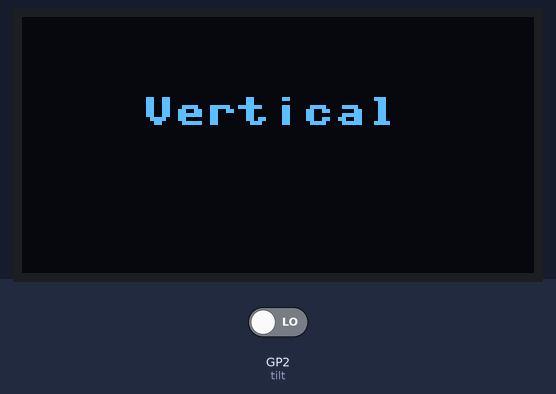
Bench run of a program on a simulated Raspberry Pi Pico running MicroPython. Shown: 128×64 one-colour display. The test bench sets the inputs (shaded band); at power-on: GP2 (tilt) LOW.

Above: at 1.2 s.
1.3 s: GP2 (tilt) driven HIGH
At 2.4 s:
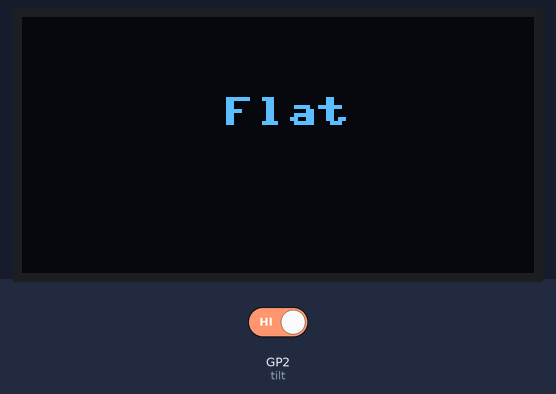
2.8 s: GP2 (tilt) driven LOW
At 3.5 s:
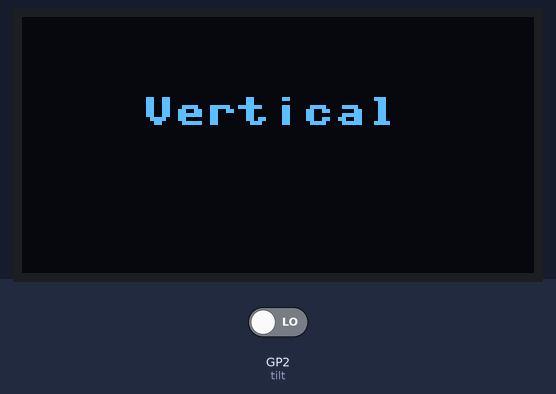
Timing chart, 0 to 5.8 s (numbered marks = the images above; inputs shaded):
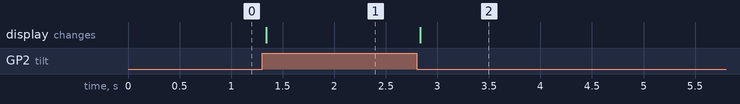

The program:

pico_tilt_sensor.py
```python
from machine import Pin, I2C
from ssd1306 import SSD1306_I2C
import time

# OLED display
i2c = I2C(0, sda=Pin(16), scl=Pin(17), freq=400000)
oled = SSD1306_I2C(128, 64, i2c)

# Tilt sensor: first pin to VCC and the other to GP2
tilt = Pin(2, Pin.IN, Pin.PULL_DOWN)

while True:
    oled.fill(0)
    if tilt.value() == 1:
        oled.text("Flat", 50, 20)
    elif tilt.value() == 0:
        oled.text("Vertical", 30, 20)
    oled.show()
```

Measured:
- after the input at 1.3 s, the display: changes at once (image 1)
- after the input at 2.8 s, the display: changes at once (image 2)
